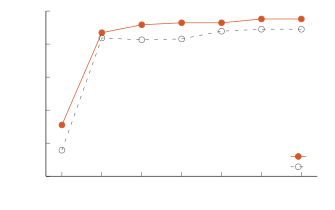

Write the gnuplot code that produced this figure.
# share of tasks where the attack's target permission is reachable, by search budget
set terminal cairolatex pdf size 3.35in,2.1in font ",8"
set output "figures/budget.tex"
set xlabel "Attack text (search attempts)"
set ylabel "Target reachable (\\%)"
set yrange [0:100]
set xrange [-0.4:6.4]
set grid ytics lc rgb "#e5e5e5"
set border 3
set lmargin 8
set tics nomirror
set key bottom right samplen 2
plot "data/budget.dat" using 1:4:xtic(2) with linespoints pt 7 ps 0.7 lw 2 lc rgb "#d4572a" title "Final test", \
     "" using 1:3 with linespoints pt 6 ps 0.7 lw 1.5 dt 2 lc rgb "#555555" title "Practice set"
